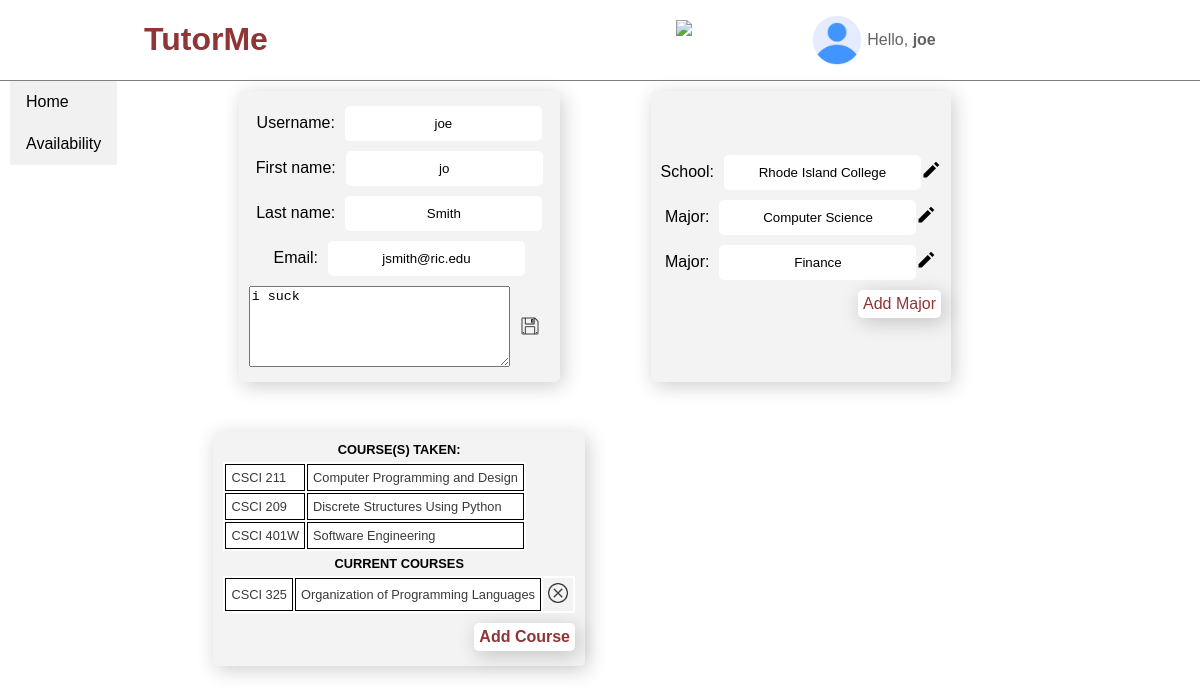
/app/profile/edit/about/2/ (signed in), run on the app's committed database.
### log_in/models.py (models this page shows)
class CustomUser(AbstractUser):
    FRESHMAN = 'FR'
    SOPHOMORE = 'SO'
    JUNIOR = 'JR'
    SENIOR = 'SR'
    GRADUATE = 'GR'
    YEAR_IN_SCHOOL_CHOICES = [
            (FRESHMAN, 'Freshman'),
            (SOPHOMORE, 'Sophomore'),
            (JUNIOR, 'Junior'),
            (SENIOR, 'Senior'),
            (GRADUATE, 'Graduate'),
            ]
    year = models.CharField(
            max_length=2,
            choices=YEAR_IN_SCHOOL_CHOICES,
            default=FRESHMAN,
            blank=True
            )
    school = models.ForeignKey(School, on_delete=models.CASCADE, null=True)
    rate = models.DecimalField(decimal_places=2, max_digits=5, blank=True, null=True)

class TutorProfile(models.Model):
    user = models.ForeignKey(CustomUser, on_delete = models.CASCADE)
    about = models.TextField()

class School(models.Model):
    name = models.CharField(max_length=100, unique=True)

class UserMajorMap(models.Model):
    user = models.ForeignKey(CustomUser, on_delete=models.CASCADE)
    major = models.ForeignKey(Major, on_delete=models.CASCADE)

class Major(models.Model):
    school = models.ForeignKey(School, on_delete=models.CASCADE, unique=False)
    major = models.CharField(max_length=100, unique=False)

class UserCoursesMap(models.Model):
    SPRING = 0
    SUMMER = 1
    FALL = 2
    WINTER = 3
    SEMESTER_CHOICES = [
            (SPRING, 'Spring'),
            (SUMMER, 'Summer'),
            (FALL, 'Fall'),
            (WINTER, 'Winter'),
            ]
    user = models.ForeignKey(CustomUser, on_delete=models.CASCADE)
    taking_course = models.ForeignKey(Course, on_delete=models.CASCADE)
    semester = models.IntegerField(
            choices=SEMESTER_CHOICES,
            default=FALL,
            )
    year_taken = models.IntegerField(default=date.today().year, blank=True)

class Course(models.Model):
    course_code = models.CharField(max_length=10, unique=False)
    name = models.CharField(max_length=100, unique=False)
    school_offering = models.ForeignKey(School, on_delete=models.CASCADE, null=True)
    class Meta:
        constraints = [
                models.UniqueConstraint(fields=['course_code', 'school_offering'], name='unique_school_course')
                ]

### log_in/views.py (the view, shortened to what this page needs)
# urls.py: path('profile/edit/about/<int:user_id>/', views.editAbout, name='edit-about'),
def editAbout(request, user_id):
    context = {}
    context['user_id'] = user_id
    context['list_of_majors'] = UserMajorMap.objects.filter(user_id=request.user.id)
    if request.user.school_id:
        schoolName = request.user.school.name
        sizeAttribute = len(schoolName)
        context['size'] = sizeAttribute
    groupName = request.user.groups.get().name
    if "tutor" in groupName:
        context['group'] = "tutor"
        context['isTutor'] = True
        context['isStudent'] = False
        allUsersCourses = UserCoursesMap.objects.filter(user_id=request.user.id)
        oldCourses = list(filter(isOlderCourse, allUsersCourses))
        context['course_history'] = oldCourses
        context['current_courses'] = list(filter(lambda x: not isOlderCourse(x), allUsersCourses))
    else:
        context['group'] = "student"
        context['isTutor'] = False
        context['isStudent'] = True
    if request.method == "GET":
        try:
            tutor_profile_record = TutorProfile.objects.get(user_id = user_id)
            context['tutor_profile'] = tutor_profile_record
        except ObjectDoesNotExist:
            context['tutor_profile'] = False
        return render(request, 'log_in/edit-about.html', context)

### log_in/views.py (called while the page is built)
def isOlderCourse(acourse):
    if acourse.year_taken < date.today().year or acourse.semester < CURRENT_SEMESTER:
        return True
    else:
        return False

### log_in/templates/log_in/edit-about.html (shortened to what this page needs)
{% extends 'log_in/profile-details.html' %}
{% load static %}
{% block about_section %}
<form method="post" action="{% url 'edit-about' user_id %}">
	<div class="lbl-ipt-grp">
        {% if tutor_profile %}
        <textarea name="about-msg" rows="5" cols="30" wrap="hard" spellcheck="true">{{ tutor_profile.about }}</textarea>
        {% else %}
        <textarea name="about-msg" placeholder="Please type something about yourself for students to see..." rows="5" cols="30" spellcheck="true" autocomplete="off" autofocus></textarea>
        {% endif %}
		<input type="image" id="save-icon" src="{% static 'log_in/image/icons8-save-50.png' %}" width=20 height=20 title="Save changes.">
	</div>
</form>
{% endblock %}

### log_in/templates/log_in/profile-details.html (shortened to what this page needs)
{% extends 'log_in/base_profile_refac.html' %}
{% load static %}
{% block styles %}
	{{ block.super }}
	<link rel="stylesheet" type="text/css" href="{% static 'log_in/css/profile-details.css' %}">
{% endblock %}
{% block main-content %}
<div class="main-section-box">
	<div class="inner-main-section-box">
		<article class="demographic-box">
			<div class="lbl-ipt-grp">
				<label for="uname">Username: </label>
				<input type="text" id="uname" name="user-name" value={{ user.username }} size=20 readonly>
			</div>
			<div class="lbl-ipt-grp">
				<label for="fname">First name: </label>
				<input type="text" id="fname" name="first-name" value={{ user.first_name }} size=20 readonly>
			</div>
			<div class="lbl-ipt-grp">
				<label for="lname">Last name: </label>
				<input type="text" id="lname" name="last-name" value={{ user.last_name }} size=20 readonly>
			</div>
			<div class="lbl-ipt-grp">
				<label for="email">Email: </label>
				<input type="text" id="email" name="email" value={{ user.email }} size=20 readonly>
			</div>
            {% block about_section %}{% endblock %}
		</article>
		<article class="school-major-box">
			<div class="lbl-ipt-grp">
				<label for="school-name">School: </label>
				{% block school-input %}
				<input type="text" id="school-name" name="school" {% if request.user.school %} value="{{ user.school.name }}" {% endif %} {% if size %}size={{ size }} {% endif %} readonly>
				<div class="edit-icon">
					<a href="{% url 'edit-school' %}">
						<img src="{% static 'log_in/image/icons8-edit.svg' %}" width=20 height=20 title="Edit/Change.">
					</a>
				</div>
				{% endblock school-input %}
			</div>
			{% block major_section %}
			{% for major in list_of_majors %}
			<div class="lbl-ipt-grp">
				<label for="major">Major: </label>
				<input type="text" id="major" name="major" value="{{ major.major.major }}"  readonly>
				<div class="edit-icon">
					<a href="{% url 'edit-major' major.id %}">
						<img src="{% static 'log_in/image/icons8-edit.svg' %}" width=20 height=20 title="Edit/Change.">
					</a>
				</div>
			</div>
			{% endfor %}
			{% block add_major_section_btn %}
			<div class="section-btns">
				<a id="add-major-btn" class="add-btns" href="{% url 'add_major' user.id %}">Add Major</a>
			</div>
			{% endblock add_major_section_btn %}
			{% endblock major_section %}
		</article>
		<article class="current-courses-box">
            {% if isTutor %}
			<p class="tutors-course-heading">COURSE(S) TAKEN: </p>
			<div class="table-box">
				<table>
				{% for course in course_history %}
				<tr>
					<td class="course_code_td">{{ course.taking_course.course_code }}</td>
					<td class="course_name_td">{{ course.taking_course.name }}</td>
				</tr>
				{% endfor %}
				</table>
			</div>
			{% endif %}
			{% block courses-section %}
			<p id="general-course-heading">CURRENT COURSES</p>
			<div class="table-box">
				<table>
				{% for course_map in current_courses %}
					<tr id="course_tr_{{ course_map.id }}">
						<td  class="course_code_td">{{ course_map.taking_course.course_code }}</td>
						<td  class="course_name_td">{{ course_map.taking_course.name }}</td>
						<td class="delete-td">
							<div class="delete-icon">
								<a href="{% url 'delete-course' course_map.id %}">
									<img src="{% static 'log_in/image/delete2.png' %}" width=20 height=20 title="Delete course.">
								</a>
							</div>
						</td>
					</tr>
				{% endfor %}
				</table>
			</div>
			{% endblock %}
			{% block add_course_section_btn %}
			<div class="section-btns">
				<a id="add-course-btn" class="add-btns" href="{% url 'add_course' user.id %}">Add Course</a>
			</div>
			{% endblock add_course_section_btn %}
		</article>
	</div>
</div>
{% endblock %}

### log_in/templates/log_in/base_profile_refac.html (shortened to what this page needs)
{% extends "log_in/index.html" %}
{% load static %}
{% block nav-right-section %}
<div class="nav-right-box">
	<div class="dropdown">
		<img id="notifications-bell" src="{% static '/log_in/image/note-bell.svg' %}">
	</div>
	<div class="dropdown">
		<div class="icon-greeting-box">
			<img id="profile-icon" src="{% static '/log_in/image/user.png' %}">
			<div class="custom-greeting">
				<span>Hello, <b>{{ user.username }}</b></span>
			</div>
		</div>
	</div>
</div>
{% endblock %}
{% block main-body %}
<div class="body-box">
	<div class="sidebar-nav">
        <a href="{% url 'account' %}">Home</a>
    {% if isTutor %}
        <a href="#">Availability</a>
    {% endif %}
	</div>
	{% block main-content %}{% endblock %}
</div>
{% endblock %}

### log_in/static/log_in/css/profile.css (style rules this page uses)
.dropdown { position: relative; display: inline-block; }

### log_in/static/log_in/css/index.css (style rules this page uses)
body { margin: 0; font-family: sans-serif; }
article input { padding: 10px; border: none; border-radius: 5px; text-align: center; }
article label { margin-right: 10px; }
.nav-right-box { display: flex; justify-content: space-evenly; width: 500px; }
#notifications-bell { height: 40px; width: auto; }
#profile-icon { height: 50px; width: auto; }
.icon-greeting-box { display: flex; align-items: center; }
.dropdown { display: flex; align-items: center; }
.custom-greeting { margin-left: 5px; color: #0000009c; }
.body-box { display:flex; }
.main-section-box { display: flex; justify-content: center; width: 100%; flex-direction: column; align-items: center; height: max-content; padding-bottom: 50px; }
article { background-color: #f3f3f3; margin: 25px; border-radius: 5px; box-shadow: 3px 4px 20px 0px rgb(0 0 0 / 20%); }
.demographic-box { grid-area: de; }
.school-major-box { grid-area: sm; }
.current-courses-box { grid-area: co; }
.inner-main-section-box { padding-top: 10px; width: max-content; margin: 0 10px; display: grid; grid-template-columns: repeat(4, 1fr); grid-column-gap: 30px; grid-row-gap: 50px; grid-auto-rows: minmax(100px, auto); grid-template-areas: "de de sm sm" "co co nc nc"; }
.lbl-ipt-grp, .lbl-ipt-grp form { display: flex; align-items: center; }
#add-course-btn { font-size: 16px; font-weight: bold; }

### log_in/static/log_in/css/base-profile.css (style rules this page uses)
.sidebar-nav { width: min-content; height: max-content; background-color: #f1f1f1; display: flex; justify-content: center; position: absolute; left: 10px; flex-direction: column; }
.sidebar-nav a { color: black; padding: 12px 16px; text-decoration: none; display: block; }
tr { font-size: 12px; }
table { background-color: white; }
table tr:nth-child(even) { background-color: #f2f2f2; }
td { padding: 0px 10px; }

### log_in/static/log_in/css/profile-details.css (style rules this page uses)
article { width: max-content; margin: 0 auto; padding: 10px; display: flex; flex-direction: column; justify-content: center; align-items: center; }
article div { margin: 5px 0px; }
img { margin: 0px 10px; }
.section-btns { display: flex; width: 100%; justify-content: right; }
.add-btns { text-decoration: none; border-radius: 5px; background-color: white; padding: 5px; color: #8f3535; box-shadow: 3px 4px 20px 0px rgb(0 0 0 / 20%); border: none; }
#add-course-btn { font-size: 16px; font-weight: bold; }
.table-box { width: 100%; display: flex; justify-content: left; }
td { background-color: white; box-sizing: border-box; border: 1px solid black; border-collapse: collapse; padding: 5px; font-size: .8rem; color: #3a3a3a; }
.tutors-course-heading, #general-course-heading { font-weight: bold; font-size: .8rem; margin: 0; }
.delete-icon, img { margin: 0; }
.edit-td, .delete-td { background-color: #f3f3f3; border: none; }

### data on the page
CustomUser: username "joe", user-name "joe", first-name "jo", last-name "Smith", email "jsmith@ric.edu", school "Rhode Island College"
TutorProfile: about-msg "i suck"
UserMajorMap: major "Computer Science"
UserMajorMap: major "Finance"
UserCoursesMap: taking_course.course_code "CSCI 211", taking_course.name "Computer Programming and Design"
UserCoursesMap: taking_course.course_code "CSCI 209", taking_course.name "Discrete Structures Using Python"
UserCoursesMap: taking_course.course_code "CSCI 401W", taking_course.name "Software Engineering"
UserCoursesMap: taking_course.course_code "CSCI 325", taking_course.name "Organization of Programming Languages"
